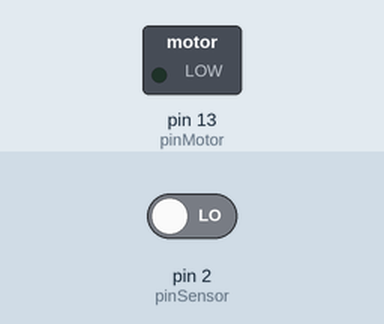
Recording of a sketch running on a simulated Arduino Uno, built with avr-gcc and run on an emulated ATmega328P. Parts: switched loads named in the sketch (green lamp = pin HIGH). The test bench sets the inputs (shaded band); at power-on: pin 2 (pinSensor) LOW.

Above: at 1.2 s.
1.3 s: pin 2 (pinSensor) driven HIGH
At 1.7 s:
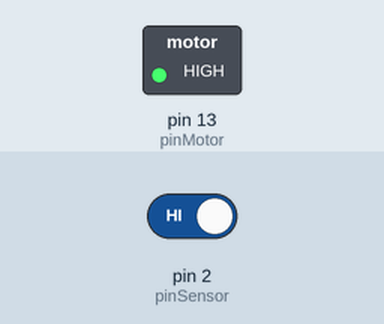
2.8 s: pin 2 (pinSensor) driven LOW
At 5.9 s:
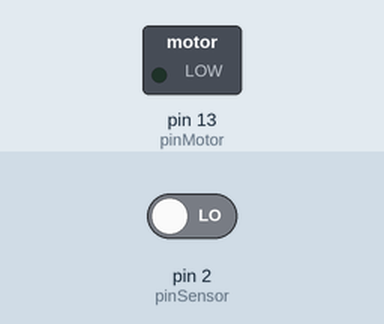
Timing chart, 0 to 7.4 s (numbered marks = the images above; inputs shaded):
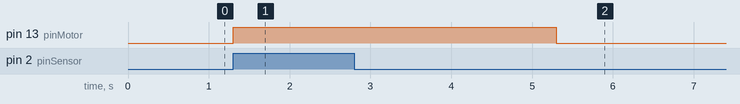

The sketch:

IfIRDetectsSthRunEngine.ino
```cpp
/*     Codigo por Xavi Fortes     */
/*           aka Karasu           */
/* https://github.com/XaviFortes/ */

const int pinSensor = 2;
const int pinMotor =  13;
int valorSensor = 0;
void setup() {
  Serial.begin(9600);
  pinMode(pinSensor, INPUT);
  pinMode(pinMotor, OUTPUT);
}
void loop() {
  valorSensor = digitalRead(pinSensor);
  if (valorSensor == HIGH) {
    digitalWrite(pinMotor, HIGH);
    delay(4000);
  } else {
    digitalWrite(pinMotor, LOW);
  }
}
```

Measured:
- after the input at 1.3 s, pin 13 (pinMotor): LOW → HIGH at once
- after the input at 2.8 s, pin 13 (pinMotor): HIGH → LOW after 2.5 s
